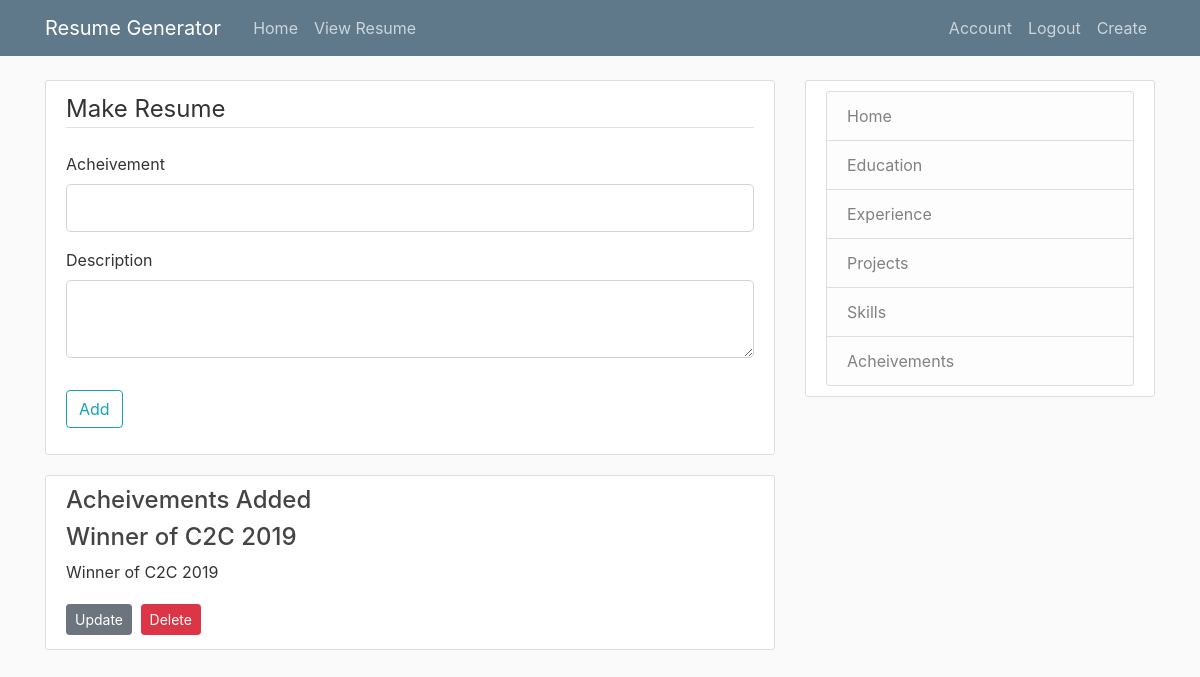
The app's page /resume/new/acheive (signed in), older data.
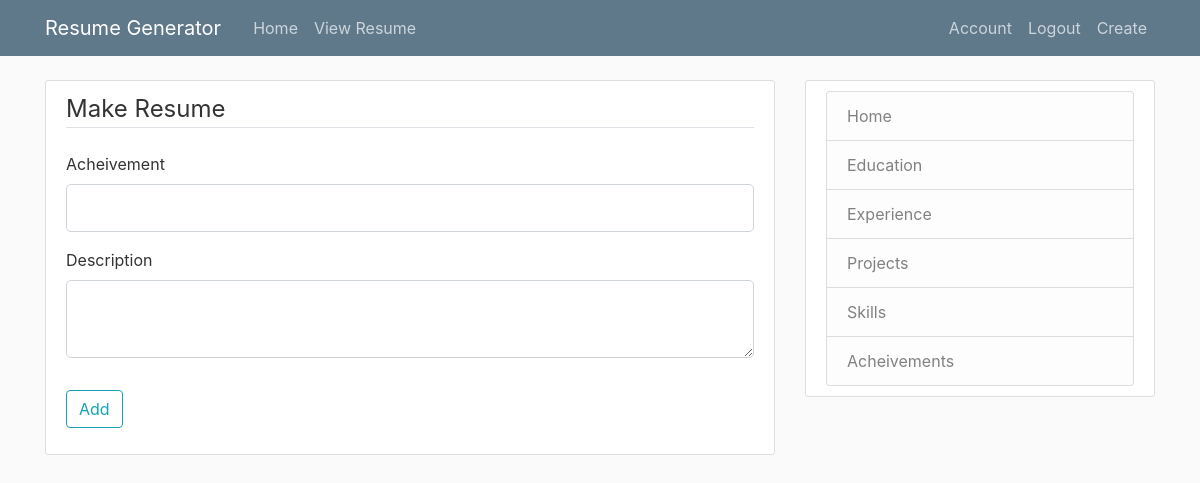
The same page, newer data.
### resume/models.py (models this page shows)
class achievements(db.Model):
    id = db.Column(db.Integer, primary_key=True)
    achname = db.Column(db.String(100),nullable=False)
    achdesc = db.Column(db.Text(100),nullable=False)
    user_id= db.Column(db.Integer,db.ForeignKey('user.id'),nullable=False)

### resume/routes.py (the view)
@app.route("/resume/new/acheive",methods=['GET','POST'])
@login_required
def postacheive():
    form = achieve()
    achadded = achievements.query.filter_by(ach=current_user).all()
    if form.validate_on_submit():
        acheive = achievements(achname=form.achname.data,achdesc=form.achname.data,ach=current_user)
        db.session.add(acheive)
        db.session.commit()
        return redirect(url_for("postskills"))
    return render_template("acheive.html",title="Acheivements",form=form,achadded=achadded)

### resume/forms.py
class achieve(FlaskForm):
    achname = StringField("Acheivement",
        validators=[DataRequired(),Length(min=3)])
    achdesc = TextAreaField("Description",
        validators=[Length(min=10)])
    submit = SubmitField("Add")

### resume/models.py (called while the page is built)
@login_manager.user_loader
def load_user(id):
    return user.query.get(int(id))

### resume/templates/acheive.html (shortened to what this page needs)
{%  extends "layout.html" %}
{% block content %}
<div class="content-section">
    <form method="POST" action="">
        <fieldset class="form-group" id="cloneunder">
            <legend class="border-bottom mb-4">Make Resume</legend>
            <div class="form-group" id="skillclass">
                {{ form.achname.label(class="form-control-label") }}
                {% if form.achname.errors %}
                    {{ form.achname(class="form-control form-control-lg is-invalid") }}
                <div class="invalid-feedback">
                    {% for error in form.achname.errors %}
                    <span>{{error}} </span>
                    {% endfor %}
                </div>
                {% else %}
                {{ form.achname(class="form-control form-control-lg") }}
                {% endif %}
            </div>
            <div class="form-group" id="skillclass">
                {{ form.achdesc.label(class="form-control-label") }}
                {% if form.achdesc.errors %}
                    {{ form.achdesc(class="form-control form-control-lg is-invalid") }}
                <div class="invalid-feedback">
                    {% for error in form.achdesc.errors %}
                    <span>{{error}} </span>
                    {% endfor %}
                </div>
                {% else %}
                {{ form.achdesc(class="form-control form-control-lg") }}
                {% endif %}
            </div>
            </fieldset>
            <div class="form-group">
                {{ form.submit(class="btn btn-outline-info") }}
            </div>
    </form>
</div>
{% if achadded and title=="Acheivements"  %}
    <div class="content-section">
        <h4>Acheivements Added  </h4>
        {% for acheive in achadded %}
        <article>
            <h4 class="artile-title">{{ acheive.achname }}</h4>
            <p class="article-content">{{ acheive.achdesc }}</p>
        </article>
        <div>
            <a class="btn btn-secondary btn-sm mt-1 mb-1" href="{{ url_for('update_acheive', acheive_id=acheive.id) }}">Update</a>
            <button type="button" class="btn btn-danger btn-sm m-1" data-toggle="modal" data-target="#deleteModal">Delete</button>
          </div>
        {% endfor %}
    </div>
{% endif %}
{%  endblock content  %}

Row changes from the older to the newer data that the page shows:
removed achievements: achname "Winner of C2C 2019", achdesc "Winner of C2C 2019"
Text that changed along with them:
text no longer shown: "Acheivements Added"
